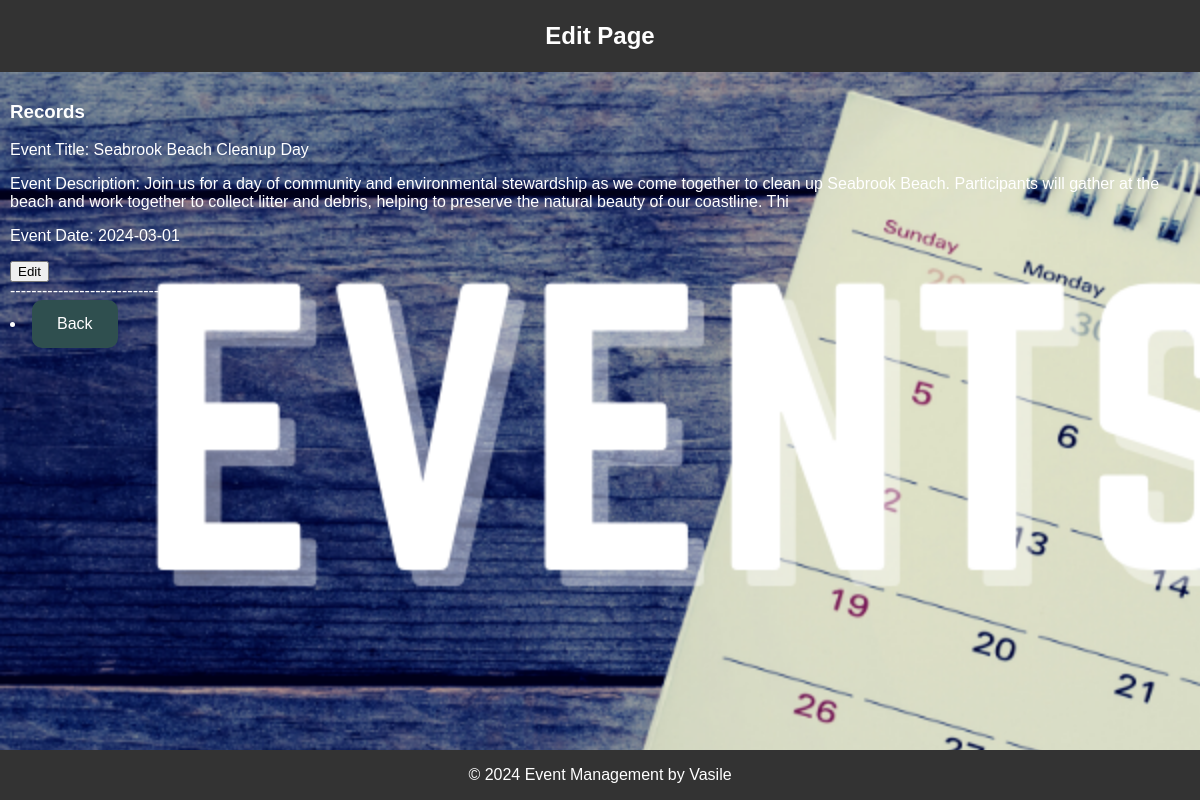
Page /edit.php (signed in) on the committed database.
### tables this page shows
CREATE TABLE `user_data` (
  `id` int(11) NOT NULL,
  `user_id` int(11) DEFAULT NULL,
  `name` varchar(255) NOT NULL,
  `email` varchar(255) NOT NULL,
  `message` text NOT NULL
);

### edit.php (the view, shortened to what this page needs)
<!DOCTYPE html>
<html lang="en">
<head>
</head>
<body>
    <header>
        <h2>Edit Page</h2>
    </header>
    <nav>
        <?php
        $conn = new mysqli("localhost", "root", "", "userdb");
        $searchQuery = "SELECT id, name AS event_title, email AS event_description, message AS event_date FROM user_data WHERE user_id = ?";
        $searchStmt = $conn->prepare($searchQuery);
        $searchStmt->bind_param("i", $_SESSION["user_id"]);
        $searchStmt->execute();
        $searchResult = $searchStmt->get_result();
        if ($searchResult->num_rows > 0) {
            echo "<h3>Records</h3>";
            while ($record = $searchResult->fetch_assoc()) {
                echo "<p>Event Title: " . $record['event_title'] . "</p>";
                echo "<p>Event Description: " . $record['event_description'] . "</p>";
                echo "<p>Event Date: " . $record['event_date'] . "</p>";
                echo '<form action="edit_record.php" method="get">';
                echo '<button type="submit" name="edit">Edit</button>';
                echo '</form>';
                echo "-----------------------------<br>";
            }
        } else {
            echo "No records found.";
        }
        ?>
        <form action="events.php" method="get">
          <li><a class="roundedButton" href="events.php">Back</a></li>
        </form>
    </nav>
    <footer>
        <p>&copy; 2024 Event Management by Vasile</p>
    </footer>
</body>
</html>

### edit.php (style rules this page uses)
.roundedButton { border-radius: 10px; background-color: darkslategray; color: white; text-align: center; padding: 15px 25px; display: inline-block; }
body { margin: 0; padding: 0; font-family: Arial, sans-serif; background-image: url('image/edit.png'); background-repeat: no-repeat; background-size: cover; background-attachment: fixed; color: #fff; }
header { background-color: #333; color: #fff; padding: 2px; text-align: center; }
nav { color: #fff; padding: 10px; }
nav li { margin-right: 20px; }
nav a { color: #fff; text-decoration: none; }
footer { background-color: #333; color: #fff; text-align: center; padding: 0px; position: fixed; bottom: 0; width: 100%; }

### rows in the picture
user_data: name "Seabrook Beach Cleanup Day", email "Join us for a day of community and environmental stewardship as we come together to clean up Seabrook Beach. Participants will gather at the beach and work together to collect litter and debris, helping to preserve the natural beauty of our coastline. Thi", message "2024-03-01"
